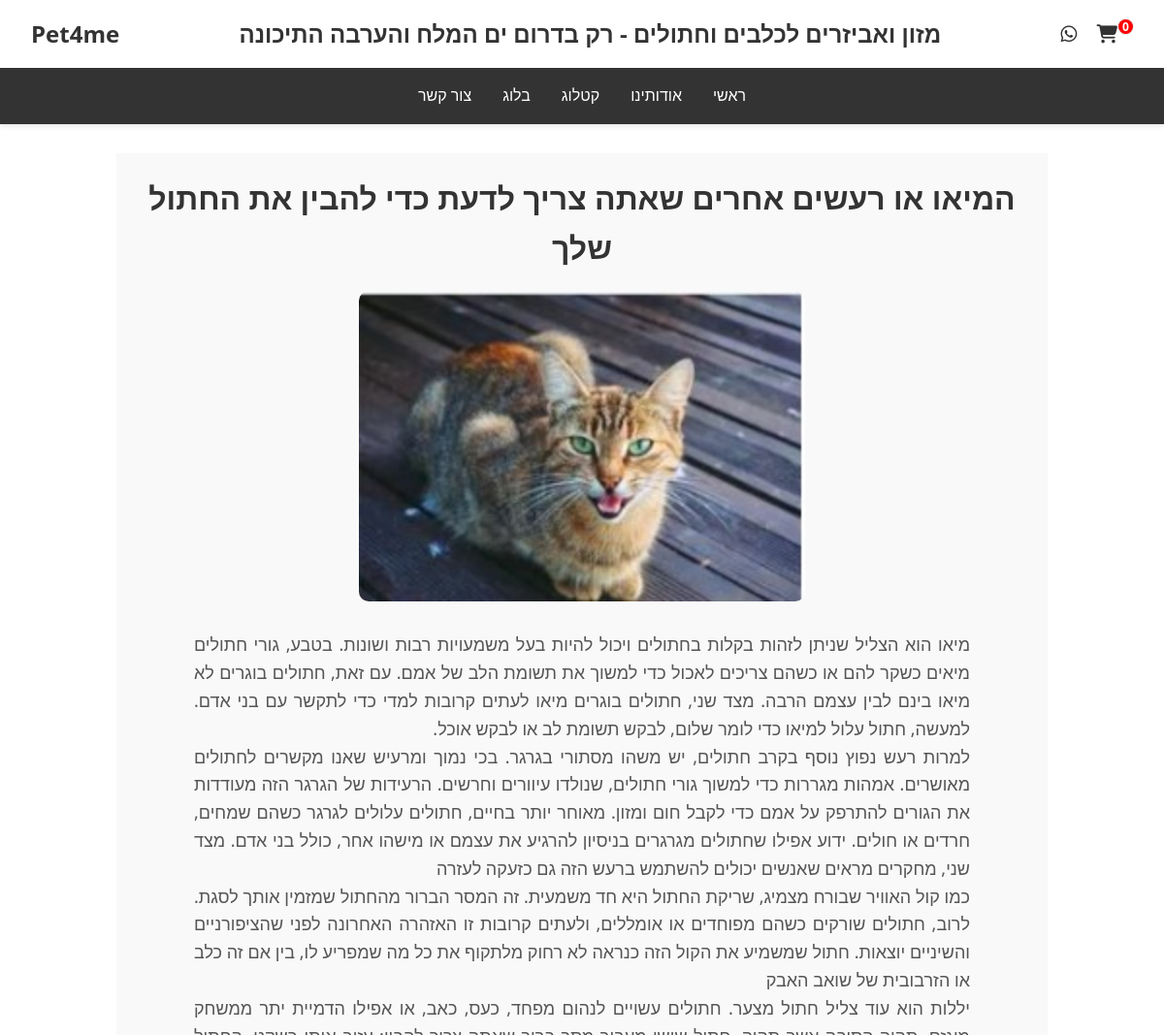
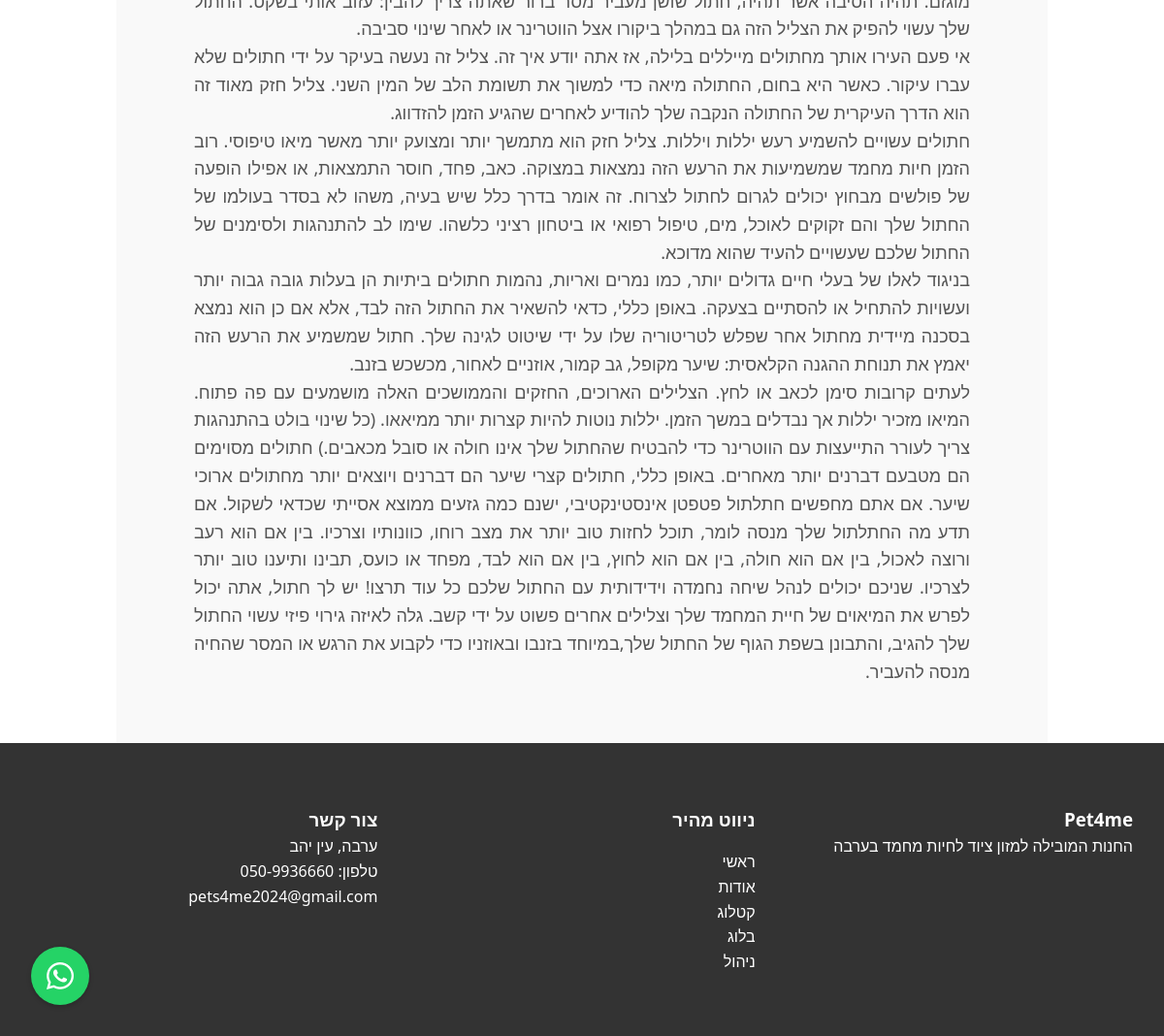
The app's page /article/11 with its own data (2 pictures, top to bottom).
### tables this page shows
CREATE TABLE "blog" (
	"id"	INTEGER,
	"name"	TEXT,
	"summary"	TEXT,
	"image"	TEXT,
	"text"	TEXT,
	PRIMARY KEY("id")
);

### app.py (the view)
@app.route('/article/<int:id>', methods=['GET'])
def article(id):
    product_of_month = query("SELECT * FROM products WHERE monthlysale = 'כן' LIMIT 1")
    article = query(f"SELECT * FROM blog WHERE id = {id}")
    return render_template('article.html', product_of_month=product_of_month[0] if product_of_month else None,article= article[0])

### app.py (called while the page is built)
def query(sql: str = "", params: tuple = (), db_name=DATABASE_PATH):
    try:
        with sqlite3.connect(db_name) as conn:
            cur = conn.cursor()
            cur.execute(sql, params)  # Pass parameters to execute
            if sql.strip().lower().startswith('select'):
                return cur.fetchall()  # Fetch all results for SELECT queries
            conn.commit()
    except sqlite3.Error as e:
        print(f"Database error: {e}")
        return None
    except Exception as e:
        print(f"Error: {e}")
        return None

@app.context_processor
def inject_cart_length():
    len_product_in_cart = len(products_in_cart()[0]) if 'products_in_cart' in session else 0
    return dict(len_product_in_cart=len_product_in_cart)

### templates/article.html (shortened to what this page needs)
{% extends "new_base.html" %}
{% block article %}
<link rel="stylesheet" href="/static/css/article.css">
<div class="article-container">
    <h1 class="article-title">{{ article[1] }}</h1>
    <img src="/static/uploads/blog/{{ article[3] }}" alt="{{ article[1] }}" class="article-image">
    <div class="article-text">
        {% for paragraph in article[4].split('|') %}
            <p>{{ paragraph }}</p>
        {% endfor %}
    </div>
</div>
{% endblock %}

### static/css/index.css (style rules this page uses)
* { margin: 0; padding: 0; box-sizing: border-box; }
body { font-family: 'Segoe UI', Tahoma, Geneva, Verdana, sans-serif; line-height: 1.6; direction: rtl; }

### static/css/article.css (style rules this page uses)
.article-container { display: flex; flex-direction: column; align-items: center; padding: 20px; margin-top: 30px; background-color: #f9f9f9; max-width: 80%; margin-left: auto; margin-right: auto; }
.article-title { font-size: 32px; font-weight: bold; color: #333; text-align: center; margin-bottom: 20px; }
.article-image { width: 50%; height: auto; object-fit: cover; border-radius: 10px; margin-bottom: 30px; }
.article-text { font-size: 18px; color: #555; line-height: 1.6; max-width: 800px; margin-bottom: 40px; text-align: justify; }

### records on screen
blog: name "המיאו או רעשים אחרים שאתה צריך לדעת כדי להבין את החתול שלך", image (picture)

### other values on screen
{{ len_product_in_cart }} "0"
